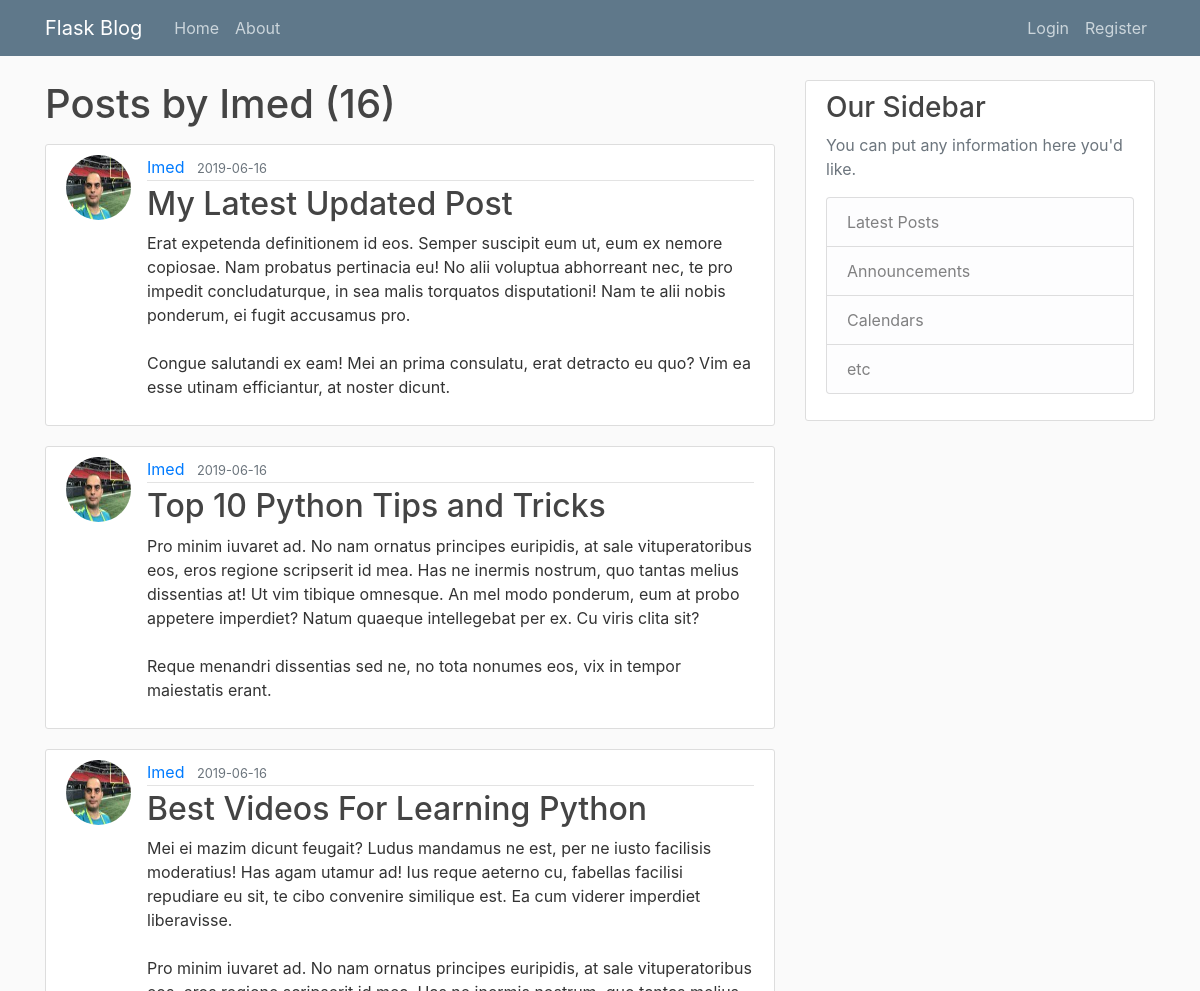
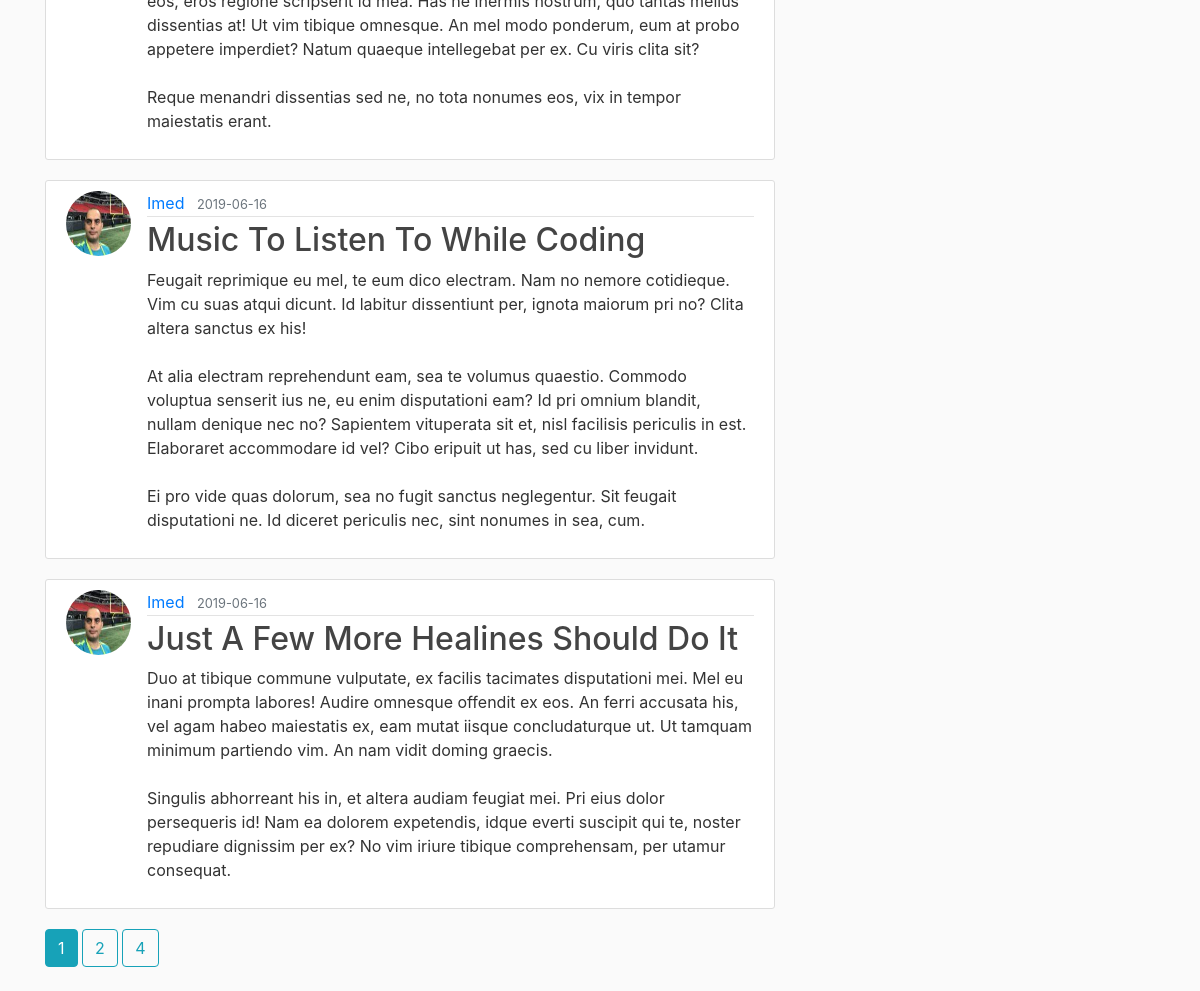
Page /user/Imed on the committed database (2 pictures, top to bottom).
### flaskblog/models.py (models this page shows, shortened)
class User(db.Model, UserMixin):
    id = db.Column(db.Integer, primary_key=True)
    username = db.Column(db.String(20), unique=True, nullable=False)
    email = db.Column(db.String(120), unique=True, nullable=False)
    image_file = db.Column(db.String(20), nullable=False, default='default.jpg')
    password = db.Column(db.String(60), nullable=False)
    posts = db.relationship('Post', backref='author', lazy=True)

class Post(db.Model):
    id = db.Column(db.Integer, primary_key=True)
    title = db.Column(db.String(100), nullable=False)
    date_posted = db.Column(db.DateTime, nullable=False, default=datetime.utcnow)
    content = db.Column(db.Text, nullable=False)
    user_id = db.Column(db.Integer, db.ForeignKey('user.id'), nullable=False)

### flaskblog/routes.py (the view)
@app.route("/user/<string:username>")
def user_posts(username):
    user = User.query.filter_by(username=username).first_or_404()
    page = request.args.get('page', 1, type=int)
    posts = Post.query.filter_by(author=user)\
        .order_by(Post.date_posted.desc())\
        .paginate(page=page, per_page=5)
    return render_template('user_posts.html', posts=posts, user=user)

### flaskblog/templates/user_posts.html (shortened to what this page needs)
{% extends "layout.html" %}
{% block content %}
    <h1 class="mb-3">Posts by {{ user.username }} ({{ posts.total }})</h1>
    {% for post in posts.items %}
        <article class="media content-section">
            <image class="rounded-circle article-img" src="{{ url_for('static', filename='profile_pics/' + post.author.image_file) }}">
          <div class="media-body">
            <div class="article-metadata">
              <a class="mr-2" href="{{ url_for('user_posts', username=post.author.username) }}">{{ post.author.username }}</a>
              <small class="text-muted">{{ post.date_posted.strftime('%Y-%m-%d') }}</small>
            </div>
            <h2><a class="article-title" href="{{ url_for('post', post_id=post.id) }}">{{ post.title }}</a></h2>
            <p class="article-content">{{ post.content }}</p>
          </div>
        </article>
    {% endfor %}
    {% for page_num in posts.iter_pages(left_edge=1, right_edge=1, left_current=1, right_current=2) %}
        {% if page_num %}
            {% if posts.page == page_num %}
                <a class="btn btn-info mb-4" href="{{ url_for('user_posts', username=user.username, page=page_num) }}">{{ page_num }}</a>
            {% else %}
                <a class="btn btn-outline-info mb-4" href="{{ url_for('user_posts', username=user.username, page=page_num) }}">{{ page_num }}</a>
            {% endif %}
        {% endif %}
    {% endfor %}
{% endblock content %}

### flaskblog/static/main.css (style rules this page uses)
body { background: #fafafa; color: #333333; margin-top: 5rem; }
h1, h2, h3, h4, h5, h6 { color: #444444; }
.content-section { background: #ffffff; padding: 10px 20px; border: 1px solid #dddddd; border-radius: 3px; margin-bottom: 20px; }
.article-title { color: #444444; }
.article-content { white-space: pre-line; }
.article-img { height: 65px; width: 65px; margin-right: 16px; }
.article-metadata { padding-bottom: 1px; margin-bottom: 4px; border-bottom: 1px solid #e3e3e3 }

### rows in the picture
User: username "Imed"
Post: image_file (picture), author.username "Imed", date_posted "2019-06-16", title "My Latest Updated Post", content "Erat expetenda definitionem id eos. Semper suscipit eum ut, eum ex nemore copiosae. Nam probatus pertinacia eu! No alii voluptua abhorreant nec, te pro impedit concludaturque, in sea malis torquatos disputationi! Nam te alii nobis ponderum, ei fugit accusamus pro. Congue salutandi ex eam! Mei an prima consulatu, erat detracto eu quo? Vim ea esse utinam efficiantur, at noster dicunt."
Post: image_file (picture), author.username "Imed", date_posted "2019-06-16", title "Top 10 Python Tips and Tricks", content "Pro minim iuvaret ad. No nam ornatus principes euripidis, at sale vituperatoribus eos, eros regione scripserit id mea. Has ne inermis nostrum, quo tantas melius dissentias at! Ut vim tibique omnesque. An mel modo ponderum, eum at probo appetere imperdiet? Natum quaeque intellegebat per ex. Cu viris clita sit? Reque menandri dissentias sed ne, no tota nonumes eos, vix in tempor maiestatis erant."
Post: image_file (picture), author.username "Imed", date_posted "2019-06-16", title "Best Videos For Learning Python", content "Mei ei mazim dicunt feugait? Ludus mandamus ne est, per ne iusto facilisis moderatius! Has agam utamur ad! Ius reque aeterno cu, fabellas facilisi repudiare eu sit, te cibo convenire similique est. Ea cum viderer imperdiet liberavisse. Pro minim iuvaret ad. No nam ornatus principes euripidis, at sale vituperatoribus eos, eros regione scripserit id mea. Has ne inermis nostrum, quo tantas melius dissentias at! Ut vim tibique omnesque. An mel modo ponderum, eum at probo appetere imperdiet? Natum quaeque intellegebat per ex. Cu viris clita sit? Reque menandri dissentias sed ne, no tota nonumes eos, vix in tempor maiestatis erant."
Post: image_file (picture), author.username "Imed", date_posted "2019-06-16", title "Music To Listen To While Coding", content "Feugait reprimique eu mel, te eum dico electram. Nam no nemore cotidieque. Vim cu suas atqui dicunt. Id labitur dissentiunt per, ignota maiorum pri no? Clita altera sanctus ex his! At alia electram reprehendunt eam, sea te volumus quaestio. Commodo voluptua senserit ius ne, eu enim disputationi eam? Id pri omnium blandit, nullam denique nec no? Sapientem vituperata sit et, nisl facilisis periculis in est. Elaboraret accommodare id vel? Cibo eripuit ut has, sed cu liber invidunt. Ei pro vide quas dolorum, sea no fugit sanctus neglegentur. Sit feugait disputationi ne. Id diceret periculis nec, sint nonumes in sea, cum."
Post: image_file (picture), author.username "Imed", date_posted "2019-06-16", title "Just A Few More Healines Should Do It", content "Duo at tibique commune vulputate, ex facilis tacimates disputationi mei. Mel eu inani prompta labores! Audire omnesque offendit ex eos. An ferri accusata his, vel agam habeo maiestatis ex, eam mutat iisque concludaturque ut. Ut tamquam minimum partiendo vim. An nam vidit doming graecis. Singulis abhorreant his in, et altera audiam feugiat mei. Pri eius dolor persequeris id! Nam ea dolorem expetendis, idque everti suscipit qui te, noster repudiare dignissim per ex? No vim iriure tibique comprehensam, per utamur consequat."

### other values in the picture
{{ posts.total }} "16"
{{ page_num }} "1"
{{ page_num }} "2" "4"
